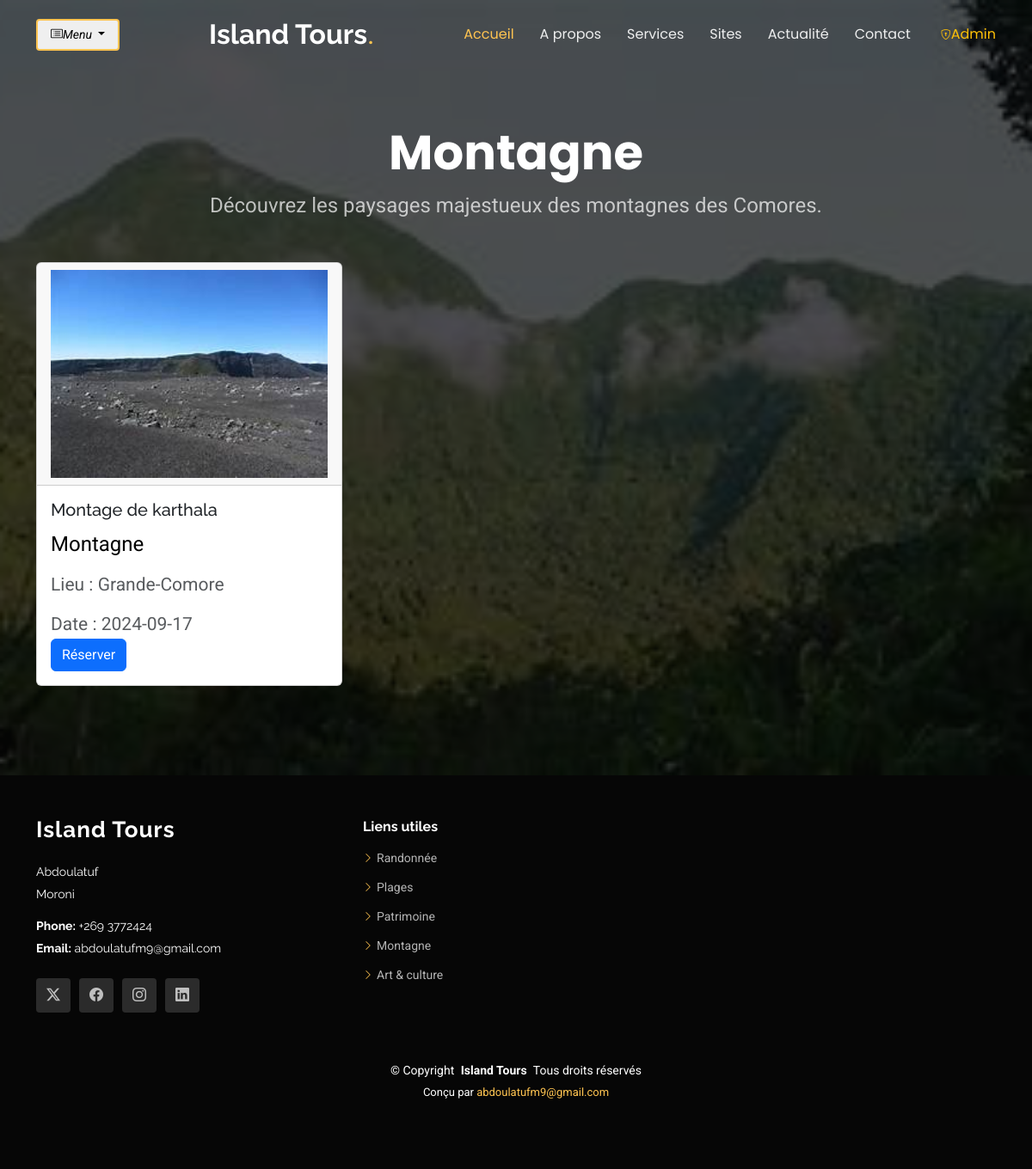
The app's page /montagne.php (signed in) with its own data.
### tables this page shows
CREATE TABLE `circuit` (
  `id` int(250) NOT NULL,
  `nom_circuit` varchar(255) NOT NULL,
  `page` varchar(50) NOT NULL,
  `lieu` varchar(255) NOT NULL,
  `date` date NOT NULL,
  `image` varchar(100) NOT NULL,
  `description` varchar(500) NOT NULL
);

### classes/Database.php (called while the page is built, shortened)
<?php
class Database
{
    public $pdo;
    private static $instance = null;
    public function __construct()
    {
        try {
            $this->pdo = new PDO("mysql:host=localhost;dbname=db_circuit", "root", "");
            $this->pdo->setAttribute(PDO::ATTR_ERRMODE, PDO::ERRMODE_EXCEPTION);
        } catch (PDOException $e) {
            die("Erreur de connexion à la base de données : " . $e->getMessage());
        }
    }
    public static function getInstance()
    {
        if (self::$instance == null) {
            self::$instance = new Database();
        }
        return self::$instance;
    }
    public function prepare($sql)
    {
        return $this->pdo->prepare($sql);
    }
}

### montagne.php (the view, shortened to what this page needs)
<?php
include 'inc/header.php';
$db = Database::getInstance();
$sql = "SELECT * FROM circuit WHERE page = 'montagne'";
$stmt = $db->prepare($sql);
$stmt->execute();
$circuits = $stmt->fetchAll(PDO::FETCH_ASSOC);
?>
<main class="main">
    <section class="hero section dark-background">
        <img src="assets/img/montagne.jpeg" alt="" data-aos="fade-in">
        <div class="container" data-aos="fade-up" data-aos-delay="100">
            <h2 class="text-center mt-4">Montagne</h2>
            <p class="text-center">Découvrez les paysages majestueux des montagnes des Comores.</p>
            <div class="row mt-5" data-aos="fade-up" data-aos-delay="200">
                <?php if (!empty($circuits)) : ?>
                    <?php foreach ($circuits as $circuit) : ?>
                        <div class="col-md-4">
                            <div class="card mb-4">
                                <?php
                                $imagePath = './uploads/' . htmlspecialchars($circuit['image']);
                                ?>
                                <div class="card-header">
                                    <img src="<?php echo $imagePath; ?>" style="position:initial!important" class="img-fluid" alt="<?php echo htmlspecialchars($circuit['nom_circuit']); ?>">
                                </div>
                                <div class="card-body">
                                    <h5 class="card-title"><?php echo htmlspecialchars($circuit['nom_circuit']); ?></h5>
                                    <p class="card-text text-black"><?php echo htmlspecialchars($circuit['description']); ?></p>
                                    <p class="card-text"><small class="text-muted">Lieu : <?php echo htmlspecialchars($circuit['lieu']); ?></small></p>
                                    <p class="card-text"><small class="text-muted">Date : <?php echo htmlspecialchars($circuit['date']); ?></small></p>
                                    <a href="form_reservation.php?id=<?php echo $circuit['id']; ?>" class="btn btn-primary">Réserver</a>
                                </div>
                            </div>
                        </div>
                    <?php endforeach; ?>
                <?php else : ?>
                    <p class="text-center">Aucun circuit montagne disponible pour le moment.</p>
                <?php endif; ?>
            </div>
        </div>
    </section>
</main>
<?php
include 'inc/footer.php';
?>

### assets/css/main.css (style rules this page uses)
:root { --default-font: "Roboto", system-ui, -apple-system, "Segoe UI", Roboto, "Helvetica Neue", Arial, "Noto Sans", "Liberation Sans", sans-serif, "Apple Color Emoji", "Segoe UI Emoji", "Segoe UI Symbol", "Noto Color Emoji"; --heading-font: "Raleway", sans-serif; --nav-font: "Poppins", sans-serif; }
:root { --background-color: #ffffff; --default-color: #444444; --heading-color: #151515; --accent-color: #ffc451; --surface-color: #ffffff; --contrast-color: #312f2f; }
:root { --nav-color: rgba(255, 255, 255, 0.905); --nav-hover-color: #ffc451; --nav-mobile-background-color: #ffffff; --nav-dropdown-background-color: #ffffff; --nav-dropdown-color: #212529; --nav-dropdown-hover-color: #ffc451; }
.dark-background { --background-color: #060606; --default-color: #ffffff; --heading-color: #ffffff; --surface-color: #252525; --contrast-color: #2a2727; }
:root { scroll-behavior: smooth; }
body { color: var(--default-color); background-color: var(--background-color); font-family: var(--default-font); }
a { color: var(--accent-color); text-decoration: none; transition: 0.3s; }
h1, h2, h3, h4, h5, h6 { color: var(--heading-color); font-family: var(--heading-font); }
section, .section { color: var(--default-color); background-color: var(--background-color); padding: 60px 0; scroll-margin-top: 80px; }
.hero { width: 100%; min-height: 100vh; position: relative; padding: 120px 0 80px 0; display: flex; align-items: center; justify-content: center; }
.hero img { position: absolute; inset: 0; display: block; width: 100%; height: 100%; object-fit: cover; z-index: 1; }
.hero:before { content: ""; background: color-mix(in srgb, var(--background-color), transparent 30%); position: absolute; inset: 0; z-index: 2; }
.hero .container { position: relative; z-index: 3; }
.hero h2 { margin: 0; font-size: 56px; font-weight: 700; font-family: var(--nav-font); }
.hero p { margin: 10px 0 0 0; font-size: 24px; color: color-mix(in srgb, var(--default-color), transparent 30%); }

### records on screen
circuit: image (picture), nom_circuit "Montage de karthala", description "Montagne", lieu "Grande-Comore", date "2024-09-17"
